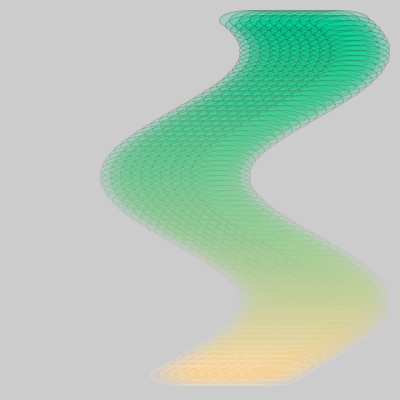
Frame 1 (no input)
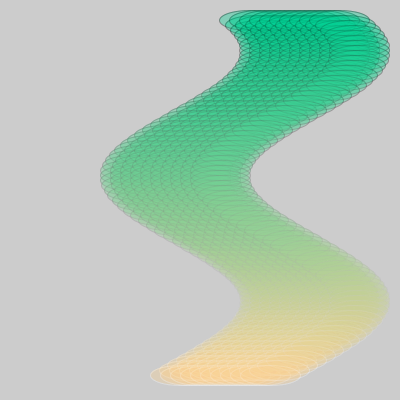
Frame 2 (the mouse pressed at the canvas centre, redrawn once)

The Processing sketch that drew these frames (run headless with seeded random() and noise(); the mouse was pressed at the canvas centre and the sketch redrawn once):

// Processing sketch: sketch_21_3
// ── sketch_21_3.pde
void setup() {
  size(400, 400);
  smooth();
  noStroke();
  noLoop();
}

void draw() {
  for (int n = 200; n < 300; n += 10) {
    ribbon(n);
  }
}

void ribbon(int a){
  //float offset = 200;
  float scaleVal = 70;
  float angleInc = PI/25;
  float angle = PI/4;
  pushMatrix();
  translate(a, 0);
  for (int y = 20; y < 380; y += 5) {
    float shade = map (y, 20, 380, 0, 255);
    fill(shade, 210, 150, 50); 
    stroke(shade, 50);
    float x = (sin(angle) * scaleVal);
    ellipse(x, y, 60, 20);
    angle += angleInc;
  }
  popMatrix();
}
